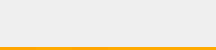
<?xml version="1.0" encoding="UTF-8"?>
<ui version="4.0">
 <class>WidgetTop</class>
 <widget class="QWidget" name="WidgetTop">
  <property name="geometry">
   <rect>
    <x>0</x>
    <y>0</y>
    <width>216</width>
    <height>50</height>
   </rect>
  </property>
  <property name="sizePolicy">
   <sizepolicy hsizetype="Preferred" vsizetype="Preferred">
    <horstretch>0</horstretch>
    <verstretch>0</verstretch>
   </sizepolicy>
  </property>
  <property name="minimumSize">
   <size>
    <width>0</width>
    <height>40</height>
   </size>
  </property>
  <property name="maximumSize">
   <size>
    <width>16777215</width>
    <height>50</height>
   </size>
  </property>
  <property name="windowTitle">
   <string>Form</string>
  </property>
  <property name="styleSheet">
   <string notr="true">padding-top: 10px;
padding-bottom: 10px;</string>
  </property>
  <layout class="QHBoxLayout" name="horizontalLayout">
   <property name="spacing">
    <number>0</number>
   </property>
   <property name="leftMargin">
    <number>0</number>
   </property>
   <property name="topMargin">
    <number>0</number>
   </property>
   <property name="rightMargin">
    <number>0</number>
   </property>
   <property name="bottomMargin">
    <number>0</number>
   </property>
   <item>
    <widget class="QPushButton" name="pushButton_1">
     <property name="sizePolicy">
      <sizepolicy hsizetype="Preferred" vsizetype="Preferred">
       <horstretch>0</horstretch>
       <verstretch>0</verstretch>
      </sizepolicy>
     </property>
     <property name="styleSheet">
      <string notr="true">QPushButton{
border: none;
border-bottom: 3px solid orange;
}</string>
     </property>
     <property name="text">
      <string/>
     </property>
    </widget>
   </item>
   <item>
    <widget class="QPushButton" name="pushButton_2">
     <property name="sizePolicy">
      <sizepolicy hsizetype="Preferred" vsizetype="Preferred">
       <horstretch>0</horstretch>
       <verstretch>0</verstretch>
      </sizepolicy>
     </property>
     <property name="styleSheet">
      <string notr="true">border: none;
border-bottom: 3px solid rgb(255, 170, 0);
</string>
     </property>
     <property name="text">
      <string/>
     </property>
    </widget>
   </item>
   <item>
    <widget class="QPushButton" name="pushButton_3">
     <property name="sizePolicy">
      <sizepolicy hsizetype="Preferred" vsizetype="Preferred">
       <horstretch>0</horstretch>
       <verstretch>0</verstretch>
      </sizepolicy>
     </property>
     <property name="styleSheet">
      <string notr="true">border: none;
border-bottom: 3px solid orange
</string>
     </property>
     <property name="text">
      <string/>
     </property>
    </widget>
   </item>
   <item>
    <widget class="QPushButton" name="pushButton_4">
     <property name="sizePolicy">
      <sizepolicy hsizetype="Preferred" vsizetype="Preferred">
       <horstretch>0</horstretch>
       <verstretch>0</verstretch>
      </sizepolicy>
     </property>
     <property name="styleSheet">
      <string notr="true">border: none;
border-bottom: 3px solid rgb(255, 170, 0);
</string>
     </property>
     <property name="text">
      <string/>
     </property>
    </widget>
   </item>
   <item>
    <widget class="QPushButton" name="pushButton_5">
     <property name="sizePolicy">
      <sizepolicy hsizetype="Preferred" vsizetype="Preferred">
       <horstretch>0</horstretch>
       <verstretch>0</verstretch>
      </sizepolicy>
     </property>
     <property name="styleSheet">
      <string notr="true">border: none;
border-bottom: 3px solid rgb(255, 170, 0);
</string>
     </property>
     <property name="text">
      <string/>
     </property>
    </widget>
   </item>
   <item>
    <widget class="QPushButton" name="pushButton_6">
     <property name="sizePolicy">
      <sizepolicy hsizetype="Preferred" vsizetype="Preferred">
       <horstretch>0</horstretch>
       <verstretch>0</verstretch>
      </sizepolicy>
     </property>
     <property name="styleSheet">
      <string notr="true">border: none;
border-bottom: 3px solid rgb(255, 170, 0);
</string>
     </property>
     <property name="text">
      <string/>
     </property>
    </widget>
   </item>
  </layout>
 </widget>
 <resources/>
 <connections/>
</ui>
